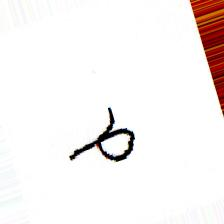
#> input picture data/Working Dataset_Split (70-15-15)/Train/Alpha/_11_6551732.jpg, 224 x 224 px
$ python -i preprocessor.py   (imports and definitions only)
#> lines starting #> are read from the running program, lines starting #| are printed output that depends on the picture; after the words box and inside, x2 and y2 are one past the last pixel; in counts of white or black regions, pixels touching at a corner belong together
#> further down, picture is the input picture: shape (224, 224, 3); mean B, G, R 240.6, 241.5, 246.2
import cv2
import numpy as np

IMG_SIZE = 32  # Размер входного изображения для сети

def process_image(img_array, invert=False):
    """
    Принимает изображение (numpy array), превращает в ч/б,
    находит границы символа, обрезает и масштабирует к IMG_SIZE x IMG_SIZE.
    """
#> called with invert = False
    # 1. Перевод в оттенки серого
    if len(img_array.shape) > 2:
        gray = cv2.cvtColor(img_array, cv2.COLOR_BGR2GRAY)
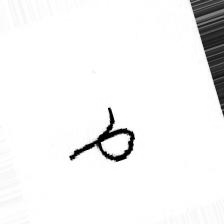
#> gray: shape (224, 224); min 0, max 255, mean 242.8
    else:
        gray = img_array

    # 2. Бинаризация и инверсия
    if invert:
        _, thresh = cv2.threshold(gray, 100, 255, cv2.THRESH_BINARY_INV)
    else:
        # Если датасет уже белый на черном, или наоборот, подстраиваемся.
        _, thresh = cv2.threshold(gray, 127, 255, cv2.THRESH_BINARY_INV)
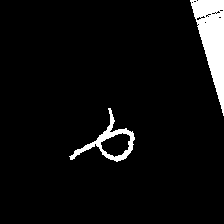
#> thresh: shape (224, 224); 5.4% white; 2 white regions

    # 3. Поиск контуров для обрезки лишних полей
    contours, _ = cv2.findContours(thresh, cv2.RETR_EXTERNAL, cv2.CHAIN_APPROX_SIMPLE)
#> contours = 2 contours; box (x1, y1, x2, y2) and area: (190, 0, 224, 116) 1878, (69, 108, 135, 162) 1068

    if not contours:
        return np.zeros((IMG_SIZE, IMG_SIZE))  # Пустой квадрат если ничего не нашли

    # Находим самый большой контур (предполагаем, что это буква)
    c = max(contours, key=cv2.contourArea)
#> c = contour of 74 points, box (x1, y1, x2, y2) (190, 0, 224, 116), area 1878
    x, y, w, h = cv2.boundingRect(c)
#> x = 190; y = 0; w = 34; h = 116

    # Обрезаем (ROI - Region of Interest)
    roi = thresh[y:y + h, x:x + w]
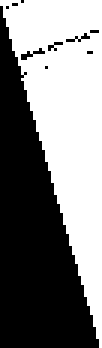
#> roi: shape (116, 34) (shown 3 times larger); 50% white; 1 white region, box (x1, y1, x2, y2) and area: (0, 0, 34, 116) 1972

    # 4. Масштабирование с сохранением пропорций
    h_roi, w_roi = roi.shape
#> h_roi = 116; w_roi = 34
    scale = (IMG_SIZE - 4) / max(h_roi, w_roi)  # -4 для отступа
#> scale = 0.241
    new_w = int(w_roi * scale)
#> new_w = 8
    new_h = int(h_roi * scale)
#> new_h = 28

    resized_roi = cv2.resize(roi, (new_w, new_h), interpolation=cv2.INTER_AREA)

    # 5. Размещение по центру квадрата IMG_SIZE x IMG_SIZE
    final_img = np.zeros((IMG_SIZE, IMG_SIZE), dtype=np.uint8)
    start_x = (IMG_SIZE - new_w) // 2
#> start_x = 12
    start_y = (IMG_SIZE - new_h) // 2
#> start_y = 2
    final_img[start_y:start_y + new_h, start_x:start_x + new_w] = resized_roi
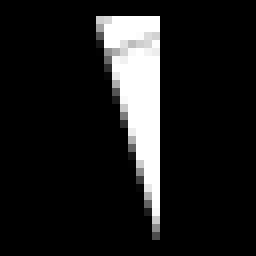
#> final_img: shape (32, 32) (shown 8 times larger); min 0, max 255, mean 27.9

    # Нормализация 0..1
    return final_img / 255.0

>>> import cv2
>>> picture = cv2.imread('../data/Working Dataset_Split (70-15-15)/Train/Alpha/_11_6551732.jpg')
>>> result = process_image(picture)

$ run again, on data/Working Dataset_Split (70-15-15)/Train/Alpha/Alpha1_Alpha1.png_1.png
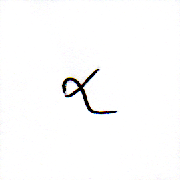
#> input picture data/Working Dataset_Split (70-15-15)/Train/Alpha/Alpha1_Alpha1.png_1.png, 180 x 180 px
#> picture is the input picture: shape (180, 180, 3); mean B, G, R 251.8, 251.7, 251.8
#> in process_image, `_, thresh = cv2.threshold(gray, 127, 255, cv2.THRESH_BINARY_INV)`:
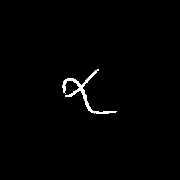
#> thresh: shape (180, 180); 1.1% white in thin lines or dots, all inside (x1, y1, x2, y2) = (62, 69, 117, 114)
#> contours = 1 contour; box (x1, y1, x2, y2) and area: (62, 69, 117, 114) 248
#> c = contour of 111 points, box (x1, y1, x2, y2) (62, 69, 117, 114), area 248
#> x = 62; y = 69; w = 55; h = 45
#> roi: shape (45, 55); 14.5% white; 1 white region, box (x1, y1, x2, y2) and area: (0, 0, 55, 45) 360
#> in process_image, `final_img[start_y:start_y + new_h, start_x:start_x + new_w] = resized_..`:
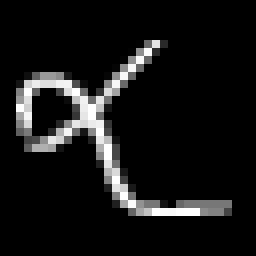
#> final_img: shape (32, 32) (shown 8 times larger); min 0, max 255, mean 21.5

$ run again, on data/Working Dataset_Split (70-15-15)/Train/Alpha/Alpha1_Alpha1.png_31.png
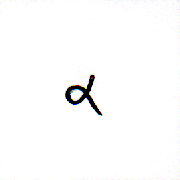
#> input picture data/Working Dataset_Split (70-15-15)/Train/Alpha/Alpha1_Alpha1.png_31.png, 180 x 180 px
#> picture is the input picture: shape (180, 180, 3); mean B, G, R 251.6, 251.5, 251.6
#> in process_image, `_, thresh = cv2.threshold(gray, 127, 255, cv2.THRESH_BINARY_INV)`:
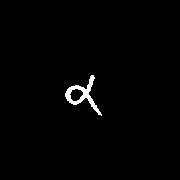
#> thresh: shape (180, 180); 1.2% white; 1 white region
#> contours = 1 contour; box (x1, y1, x2, y2) and area: (65, 75, 102, 116) 431
#> c = contour of 86 points, box (x1, y1, x2, y2) (65, 75, 102, 116), area 431
#> x = 65; y = 75; w = 37; h = 41
#> roi: shape (41, 37); 25.5% white; 1 white region, box (x1, y1, x2, y2) and area: (0, 0, 37, 41) 387
#> in process_image, `final_img[start_y:start_y + new_h, start_x:start_x + new_w] = resized_..`:
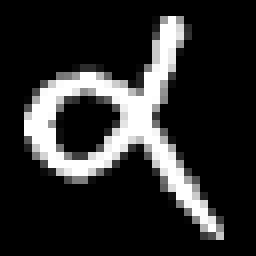
#> final_img: shape (32, 32) (shown 8 times larger); min 0, max 255, mean 44.5
